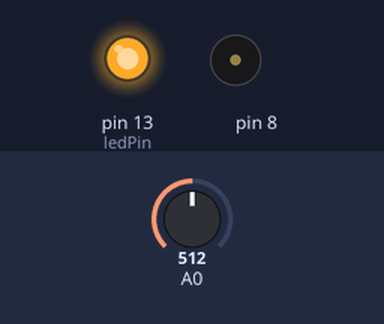
Simulated run of this sketch. Board: Arduino Uno, built with avr-gcc and run on an emulated ATmega328P. Shown: output pins drawn as LEDs (lit = HIGH), buzzer (waves = sounding). The inputs (shaded band) are chosen by the test bench; at power-on: A0 = 512. What the sketch prints to the serial monitor is not drawn.

Above: at 0.1 s.
At 5.1 s:
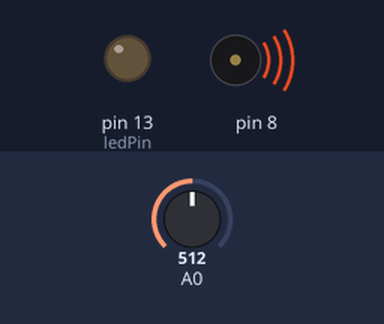
Timing chart, 0 to 6.6 s (numbered marks = the images above):
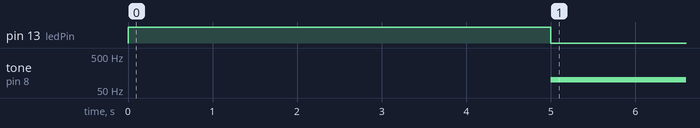

Measured:
- by itself, tone on pin 8: silent → 99 Hz at 5.0 s

The sketch:

project6_lightTheremin.ino
```cpp
// Create variables for calibrating the sensor
int sensorValue;
int sensorLow = 1023;
int sensorHigh = 0;

// Name a constant for calibration LED
const int ledPin = 13;


void setup(){

  // Set digital pin direction and turn it high
  pinMode(ledPin, OUTPUT);
  digitalWrite(ledPin, HIGH);


  // Use a while() loop for calibration
  while (millis() < 5000){

    // Compare sensor values for calibration
    sensorValue = analogRead(A0);

    if (sensorValue > sensorHigh){
      sensorHigh = sensorValue;
    }
    if (sensorValue < sensorLow){
      sensorLow = sensorValue;
    }
  }

  // Indicate calibration has finished
  digitalWrite(ledPin, LOW);

  Serial.begin(9600);
}


void loop(){
  sensorValue = analogRead(A0);

  int pitch =
    map(sensorValue, sensorLow, sensorHigh, 100, 1000);

  tone(8, pitch, 300);
  delay(150);

  Serial.print("sensorLow value: ");
  Serial.print(sensorLow);
  Serial.print("\t");
  Serial.print("sensorHigh value: ");
  Serial.print(sensorHigh);
  Serial.print("\t");
  Serial.print("sensorValue value: ");
  Serial.println(sensorValue);
  Serial.println("");
  Serial.println("");
}
```
